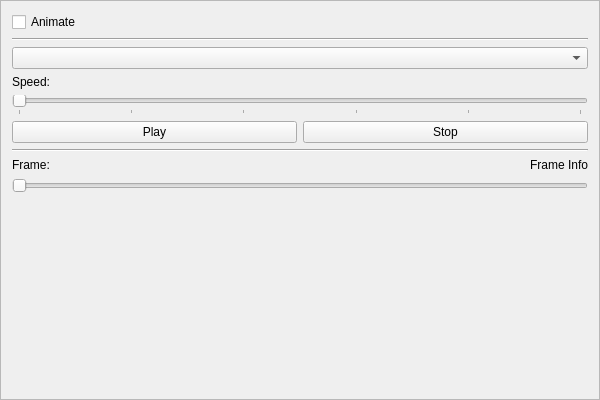
<?xml version="1.0" encoding="UTF-8"?>
<ui version="4.0">
 <class>AnimationControlClass</class>
 <widget class="QWidget" name="AnimationControlClass">
  <property name="geometry">
   <rect>
    <x>0</x>
    <y>0</y>
    <width>600</width>
    <height>400</height>
   </rect>
  </property>
  <property name="windowTitle">
   <string>AnimationControl</string>
  </property>
  <layout class="QVBoxLayout" name="verticalLayout">
   <property name="leftMargin">
    <number>0</number>
   </property>
   <property name="topMargin">
    <number>0</number>
   </property>
   <property name="rightMargin">
    <number>0</number>
   </property>
   <property name="bottomMargin">
    <number>0</number>
   </property>
   <item>
    <widget class="QScrollArea" name="scrollArea">
     <property name="widgetResizable">
      <bool>true</bool>
     </property>
     <widget class="QWidget" name="scrollAreaWidgetContents">
      <property name="geometry">
       <rect>
        <x>0</x>
        <y>0</y>
        <width>598</width>
        <height>398</height>
       </rect>
      </property>
      <layout class="QVBoxLayout" name="verticalLayout_2">
       <item>
        <widget class="QCheckBox" name="checkBoxAnimate">
         <property name="text">
          <string>Animate</string>
         </property>
        </widget>
       </item>
       <item>
        <widget class="Line" name="line_2">
         <property name="orientation">
          <enum>Qt::Horizontal</enum>
         </property>
        </widget>
       </item>
       <item>
        <widget class="QComboBox" name="comboBoxAnimations"/>
       </item>
       <item>
        <widget class="QLabel" name="labelSpeed">
         <property name="text">
          <string>Speed:</string>
         </property>
        </widget>
       </item>
       <item>
        <widget class="QSlider" name="horizontalSliderSpeed">
         <property name="maximum">
          <number>50</number>
         </property>
         <property name="pageStep">
          <number>10</number>
         </property>
         <property name="orientation">
          <enum>Qt::Horizontal</enum>
         </property>
         <property name="tickPosition">
          <enum>QSlider::TicksBelow</enum>
         </property>
         <property name="tickInterval">
          <number>10</number>
         </property>
        </widget>
       </item>
       <item>
        <layout class="QHBoxLayout" name="horizontalLayout">
         <item>
          <widget class="QPushButton" name="pushButtonPlay">
           <property name="text">
            <string>Play</string>
           </property>
          </widget>
         </item>
         <item>
          <widget class="QPushButton" name="pushButtonStop">
           <property name="text">
            <string>Stop</string>
           </property>
          </widget>
         </item>
        </layout>
       </item>
       <item>
        <widget class="Line" name="line">
         <property name="orientation">
          <enum>Qt::Horizontal</enum>
         </property>
        </widget>
       </item>
       <item>
        <layout class="QHBoxLayout" name="horizontalLayout_2">
         <item>
          <widget class="QLabel" name="labelFrame">
           <property name="text">
            <string>Frame:</string>
           </property>
          </widget>
         </item>
         <item>
          <widget class="QLabel" name="labelFrameInfo">
           <property name="text">
            <string>Frame Info</string>
           </property>
           <property name="alignment">
            <set>Qt::AlignRight|Qt::AlignTrailing|Qt::AlignVCenter</set>
           </property>
          </widget>
         </item>
        </layout>
       </item>
       <item>
        <widget class="QSlider" name="horizontalSliderFrame">
         <property name="orientation">
          <enum>Qt::Horizontal</enum>
         </property>
        </widget>
       </item>
       <item>
        <spacer name="verticalSpacer">
         <property name="orientation">
          <enum>Qt::Vertical</enum>
         </property>
         <property name="sizeHint" stdset="0">
          <size>
           <width>20</width>
           <height>40</height>
          </size>
         </property>
        </spacer>
       </item>
      </layout>
     </widget>
    </widget>
   </item>
  </layout>
 </widget>
 <layoutdefault spacing="6" margin="11"/>
 <resources/>
 <connections/>
</ui>
